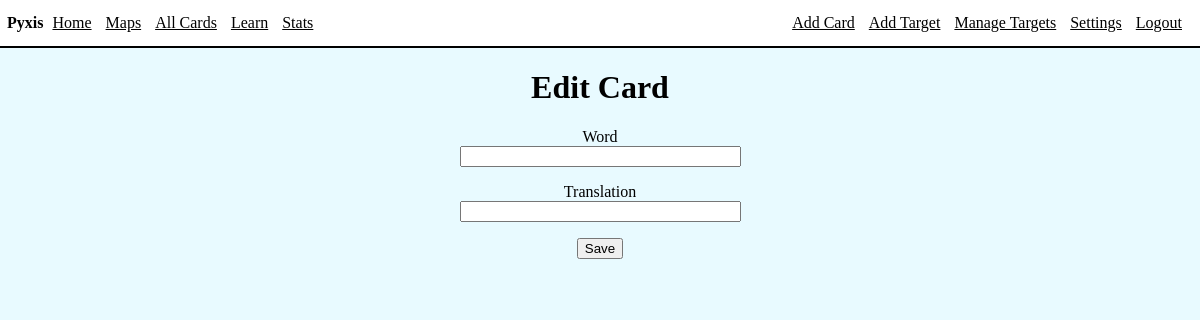
The page /1/editCard (signed in) on the database as committed earlier.
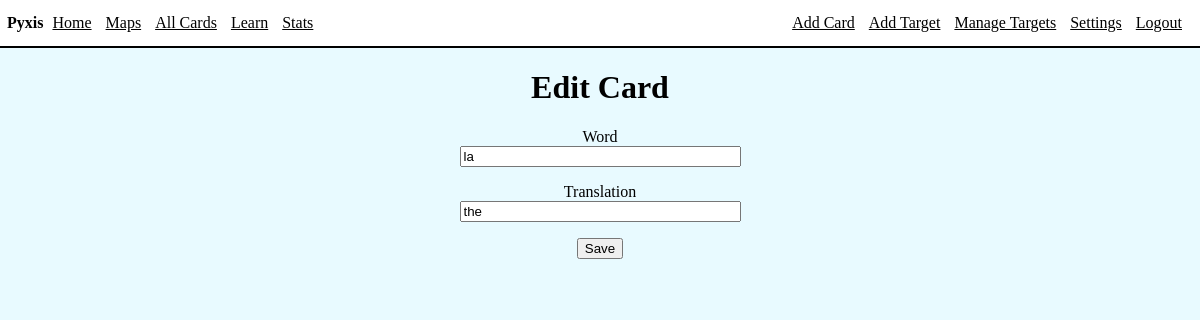
The same page on the database as committed later.
### app/models.py (models this page shows, shortened)
class Card(db.Model):
    id = db.Column(db.Integer, index=True, primary_key=True)
    word = db.Column(db.String(64), index=True)
    translation = db.Column(db.String(1000), index=True)
    status = db.Column(db.String(64), index=True)
    nextReviewDate = db.Column(db.Date, index=True)
    lastInterval = db.Column(db.Integer)
    variants = db.relationship("Variant", backref='card', lazy=True)
    user_id = db.Column(db.Integer, db.ForeignKey('user.id'))

### app/routes.py (the view)
@app.route('/<card_id>/editCard', methods=['GET', 'POST'])
@login_required
def editCard(card_id):
    card = Card.query.filter_by(id=card_id).first()
    form = EditCard(obj=card)
    if form.validate_on_submit():
        card.translation = form.translation.data
        db.session.commit()
        return redirect(url_for('viewCards'))
    return render_template('editCard.html', title='Edit Card', form=form)

### app/forms.py
class EditCard(FlaskForm):
    word = StringField('Word', validators=[DataRequired()])
    translation = StringField('Translation')
    submit = SubmitField('Save')

### app/models.py (called while the page is built)
@login.user_loader
def load_user(id):
    return User.query.get(int(id))

### app/templates/editCard.html (shortened to what this page needs)
{% extends "base.html" %}
{% block content %}
<div class="int">
    <div class="cent">
    <h1>Edit Card</h1>
    <form action="" method="POST">
        <p>
            {{ form.word.label }}<br>
            {{ form.word(size=32) }}<br>
        </p>
        <p>
            {{ form.translation.label }}<br>
            {{ form.translation(size=32) }}<br>
        </p>
        <p>{{ form.submit() }}</p>
    </form>
    </div>
</div>
{% endblock %}

Rows that differ between the two databases and show on the page:
added Card: word "la", translation "the"
